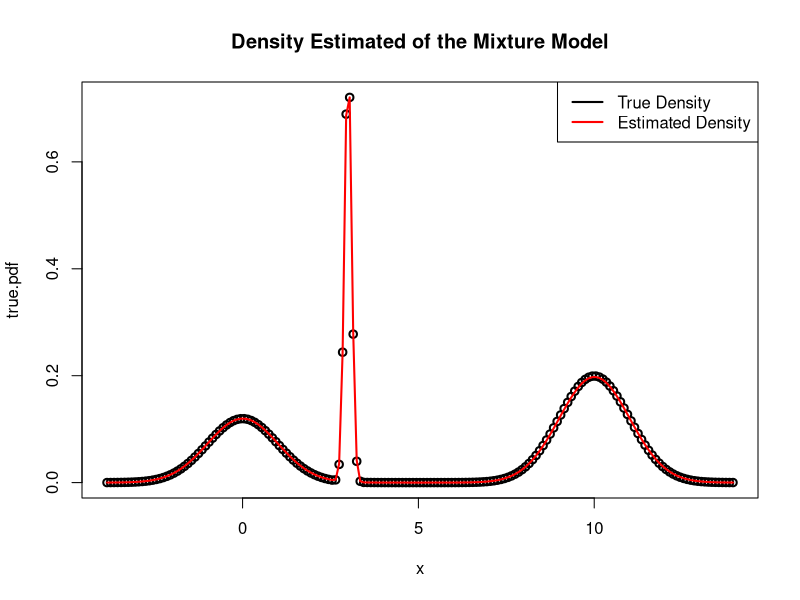

R code for this plot:
# Problem-6 #
# Generate three-component Gaussian mixture data and use
# the generated data set for estimating the parameters
# of the model by EM algorithm

rm(list=ls())
# Generate three-component Gaussian mixture data
N= 100000
# Sample N random uniforms U
U=runif(N)
# gen.y Variable to store the samples from the mixture distribution
gen.y= rep(NA,N)
# True parameters
p= c(0.3,0.5,0.2)
m= c(0,10,3)
s= c(1,1,0.1)

# Sampling from the mixture
for(i in 1:N)
{
  if(U[i] < p[1])
  {
    gen.y[i]= rnorm(1,m[1],s[1])
  }
  else if(U[i] < p[1] + p[2]){
    gen.y[i] = rnorm(1,m[2],s[2])
  } 
  else{
  gen.y[i] = rnorm(1,m[3],s[3])  
  }
}

library(mixtools)
gm3= normalmixEM(gen.y, k=3, lambda=c(p),mu=c(m),sigma=c(s))
gm3$lambda
gm3$mu
gm3$sigma
gm3$loglik

# plotting the true and estimated densities as for check
x=seq(min(gen.y),max(gen.y),0.1)
true.pdf= p[1]*dnorm(x,m[1],s[1]) +
  p[2]*dnorm(x,m[2],s[2]) + 
  p[3]*dnorm(x,m[3],s[3])
est.pdf= gm3$lambda[1]*dnorm(x,gm3$mu[1],gm3$sigma[2]) + 
  gm3$lambda[2]*dnorm(x,gm3$mu[2],gm3$sigma[2]) + 
  gm3$lambda[3]*dnorm(x,gm3$mu[3],gm3$sigma[3])

plot(x,true.pdf,main="Density Estimated of the Mixture Model",
     col= "black",lwd=2)
lines(x,est.pdf,col="red",lwd=2)
legend("topright",c("True Density","Estimated Density"),
       col=c("black","red"),lwd=2)
